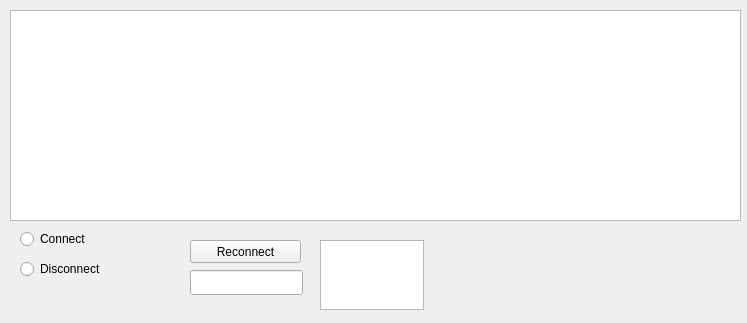
<?xml version="1.0" encoding="UTF-8"?>
<ui version="4.0">
 <class>consoleForm</class>
 <widget class="QWidget" name="consoleForm">
  <property name="geometry">
   <rect>
    <x>0</x>
    <y>0</y>
    <width>747</width>
    <height>323</height>
   </rect>
  </property>
  <property name="windowTitle">
   <string>Form</string>
  </property>
  <widget class="QRadioButton" name="connect">
   <property name="geometry">
    <rect>
     <x>20</x>
     <y>230</y>
     <width>82</width>
     <height>18</height>
    </rect>
   </property>
   <property name="tabletTracking">
    <bool>false</bool>
   </property>
   <property name="acceptDrops">
    <bool>false</bool>
   </property>
   <property name="text">
    <string>Connect</string>
   </property>
   <property name="checkable">
    <bool>true</bool>
   </property>
   <property name="checked">
    <bool>false</bool>
   </property>
  </widget>
  <widget class="QRadioButton" name="disconnect">
   <property name="geometry">
    <rect>
     <x>20</x>
     <y>260</y>
     <width>82</width>
     <height>18</height>
    </rect>
   </property>
   <property name="text">
    <string>Disconnect</string>
   </property>
  </widget>
  <widget class="QPushButton" name="pushButton">
   <property name="geometry">
    <rect>
     <x>190</x>
     <y>240</y>
     <width>111</width>
     <height>23</height>
    </rect>
   </property>
   <property name="text">
    <string>Reconnect</string>
   </property>
  </widget>
  <widget class="QPlainTextEdit" name="plainTextEdit">
   <property name="geometry">
    <rect>
     <x>10</x>
     <y>10</y>
     <width>731</width>
     <height>211</height>
    </rect>
   </property>
  </widget>
  <widget class="QLineEdit" name="port_text">
   <property name="geometry">
    <rect>
     <x>190</x>
     <y>270</y>
     <width>113</width>
     <height>25</height>
    </rect>
   </property>
  </widget>
  <widget class="QPlainTextEdit" name="ports_list">
   <property name="geometry">
    <rect>
     <x>320</x>
     <y>240</y>
     <width>104</width>
     <height>70</height>
    </rect>
   </property>
  </widget>
 </widget>
 <resources/>
 <connections/>
</ui>
